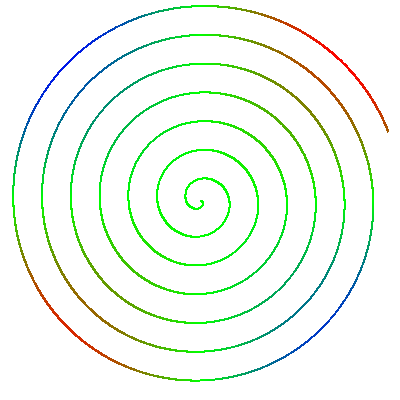

Python code for this plot:
from PIL import Image
from math import sqrt, sin, cos, pi

side = 400
img = Image.new('RGB', (side,side), 'white')
pixels = img.load()

def rgb(minimum, maximum, value):
    minimum, maximum = float(minimum), float(maximum)
    ratio = 2 * (value-minimum) / (maximum - minimum)
    r = int(max(0, 255*(1 - ratio)))
    b = int(max(0, 255*(ratio - 1)))
    g = 255 - b - r
    return r, g, b

dist = 0
angle = 0
while dist < side//2:
    x, y = cos(angle * pi/180) * dist, sin(angle * pi/180) * dist
    c = rgb(-20000, 20000, x*y)
    pixels[side//2 + x, side//2 + y] = c
    pixels[side//2 + x+1, side//2 + y] = c
    pixels[side//2 + x, side//2 + y + 1] = c
    angle += 0.05
    dist += 0.004

img = img.resize((side // 2, side // 2), Image.ANTIALIAS)
img.save('a_spiral.png')

